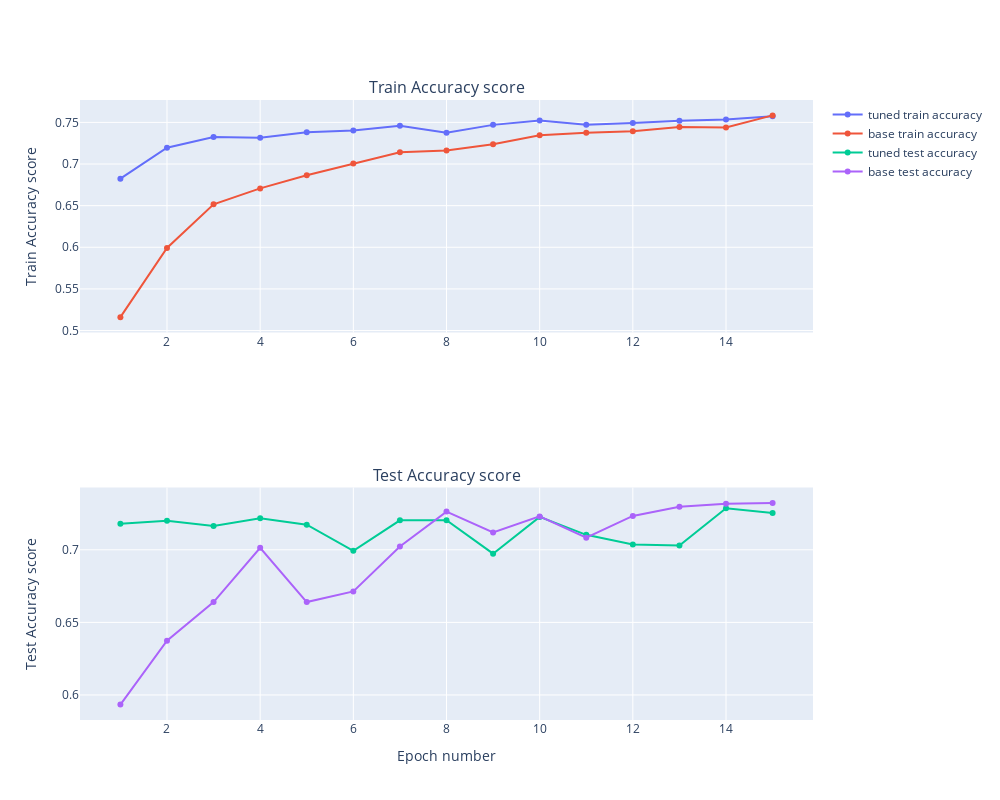

The notebook cell this image was saved under:
### Code cell
fig = make_subplots(rows=2, cols=1, start_cell="bottom-left", subplot_titles=("Test Accuracy score", "Train Accuracy score"),
                        row_heights=[500, 500])
tuned_tr_acc, base_tr_acc, tuned_test_acc, base_test_acc = model_small_fixed_extr_metrics[:, 0], base_acc_loss[:, 0],\
                                                            model_small_fixed_extr_metrics[:, 1], base_acc_loss[:, 1]

fig.add_trace(go.Scatter(x=np.arange(len(tuned_tr_acc)) + 1, y=tuned_tr_acc,
                         mode='lines+markers',
                         name=f'tuned train accuracy'), row=2, col=1)
fig.add_trace(go.Scatter(x=np.arange(len(base_tr_acc)) + 1, y=base_tr_acc,
                         mode='lines+markers',
                         name=f'base train accuracy'), row=2, col=1)
fig.add_trace(go.Scatter(x=np.arange(len(tuned_test_acc)) + 1, y=tuned_test_acc,
                         mode='lines+markers',
                         name=f'tuned test accuracy'), row=1, col=1)
fig.add_trace(go.Scatter(x=np.arange(len(base_test_acc)) + 1, y=base_test_acc,
                         mode='lines+markers',
                         name=f'base test accuracy'), row=1, col=1)

fig.update_xaxes(title_text="Epoch number", row=1, col=1)
fig.update_yaxes(title_text="Test Accuracy score", row=1, col=1)
fig.update_yaxes(title_text="Train Accuracy score", row=2, col=1)
fig.update_layout(height=800, width=1000)
fig.show()

### Figure 1 — Plotly figure (JSON) as saved in the notebook; plotly's stock layout.template omitted (floating-point values rounded to 4 significant figures)
{"data": [{"mode": "lines+markers", "name": "tuned train accuracy", "type": "scatter", "x": [1, 2, 3, 4, 5, 6, 7, 8, 9, 10, 11, 12, 13, 14, 15], "xaxis": "x2", "y": [0.6824, 0.7196, 0.7326, 0.7314, 0.7381, 0.7403, 0.746, 0.7375, 0.747, 0.7522, 0.7473, 0.7493, 0.7521, 0.7535, 0.7575], "yaxis": "y2"}, {"mode": "lines+markers", "name": "base train accuracy", "type": "scatter", "x": [1, 2, 3, 4, 5, 6, 7, 8, 9, 10, 11, 12, 13, 14, 15], "xaxis": "x2", "y": [0.5161, 0.5993, 0.6516, 0.6707, 0.6865, 0.7005, 0.7141, 0.7161, 0.7239, 0.7346, 0.7376, 0.7395, 0.7444, 0.7439, 0.7584], "yaxis": "y2"}, {"mode": "lines+markers", "name": "tuned test accuracy", "type": "scatter", "x": [1, 2, 3, 4, 5, 6, 7, 8, 9, 10, 11, 12, 13, 14, 15], "xaxis": "x", "y": [0.718, 0.72, 0.7163, 0.7217, 0.7173, 0.6993, 0.7203, 0.7203, 0.6973, 0.7227, 0.7103, 0.7037, 0.703, 0.7287, 0.7253], "yaxis": "y"}, {"mode": "lines+markers", "name": "base test accuracy", "type": "scatter", "x": [1, 2, 3, 4, 5, 6, 7, 8, 9, 10, 11, 12, 13, 14, 15], "xaxis": "x", "y": [0.5933, 0.6373, 0.664, 0.7013, 0.664, 0.6713, 0.7023, 0.7263, 0.712, 0.723, 0.7083, 0.7233, 0.7297, 0.7317, 0.7323], "yaxis": "y"}], "layout": {"annotations": [{"font": {"size": 16}, "showarrow": false, "text": "Test Accuracy score", "x": 0.5, "xanchor": "center", "xref": "paper", "y": 0.375, "yanchor": "bottom", "yref": "paper"}, {"font": {"size": 16}, "showarrow": false, "text": "Train Accuracy score", "x": 0.5, "xanchor": "center", "xref": "paper", "y": 1, "yanchor": "bottom", "yref": "paper"}], "height": 800, "width": 1000, "xaxis": {"anchor": "y", "domain": [0, 1], "title": {"text": "Epoch number"}}, "xaxis2": {"anchor": "y2", "domain": [0, 1]}, "yaxis": {"anchor": "x", "domain": [0, 0.375], "title": {"text": "Test Accuracy score"}}, "yaxis2": {"anchor": "x2", "domain": [0.625, 1], "title": {"text": "Train Accuracy score"}}}}
